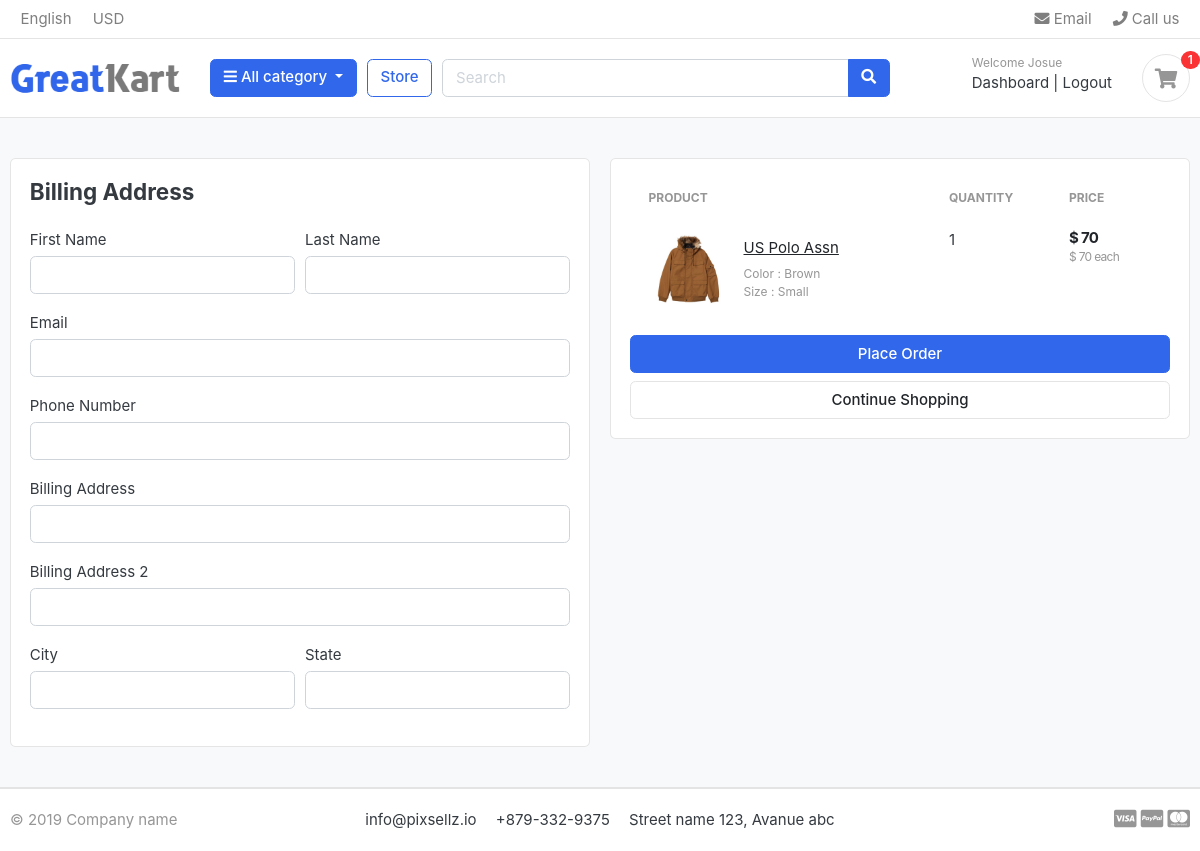
The page /shoppingcart/checkout/ (signed in) on the database its author committed.
### accounts/models.py (models this page shows, shortened)
class Account(AbstractBaseUser):
    first_name = models.CharField(max_length=50)
    last_name = models.CharField(max_length=50)
    username = models.CharField(max_length=50, unique=True)
    email = models.EmailField(max_length=100, unique=True)
    phone_number = models.CharField(max_length=50)
    date_joined = models.DateTimeField(auto_now_add=True)
    last_login = models.DateTimeField(auto_now_add=True)
    is_admin = models.BooleanField(default=False)
    is_staff = models.BooleanField(default=False)
    is_active = models.BooleanField(default=False)
    is_superadmin = models.BooleanField(default=False)
    USERNAME_FIELD = 'email'
    REQUIRED_FIELDS = ['username', 'first_name', 'last_name']
    objects = MyAccountManager()

### shoppingcart/models.py (models this page shows, shortened)
class CartItem(models.Model):
    user=models.ForeignKey(Account, on_delete=models.CASCADE, null=True)
    product = models.ForeignKey(Product, on_delete=models.CASCADE)
    cart = models.ForeignKey(ShoppingCart, on_delete=models.CASCADE, null=True)
    variation = models.ManyToManyField(Variation, blank=True)
    quantity = models.IntegerField()
    is_active = models.BooleanField(default=True)
    def subtotal(self):
        return self.product.price*self.quantity

### store/models.py (models this page shows, shortened)
class Product(models.Model):
    product_name = models.CharField(max_length=200, unique=True)
    slug = models.SlugField(max_length=200, unique=True)
    description = models.TextField(max_length=500, unique=True)
    price = models.IntegerField()
    images = models.ImageField(upload_to='photos/products')
    stock = models.IntegerField()
    is_available = models.BooleanField(default=True)
    category = models.ForeignKey(Category, on_delete=models.CASCADE)
    created_date = models.DateTimeField(auto_now_add=True)
    modified_date = models.DateTimeField(auto_now=True)
    def get_url(self):
        return reverse('product_detail', args=[self.category.slug, self.slug])

class Variation(models.Model):
    product = models.ForeignKey(Product, on_delete=models.CASCADE)
    variation_category = models.CharField(
        max_length=100, choices=variation_category_choice)
    variation_value = models.CharField(max_length=100)
    is_active = models.BooleanField(default=True)
    created_date = models.DateTimeField(auto_now=True)
    objects = VariationManager()

### shoppingcart/views.py (the view)
# urls.py: path('checkout/', views.checkout, name='checkout'),
@login_required(login_url='login')
def checkout(request, total=0, quantity=0):
    try:
        tax = 0
        grand_total = 0
        if request.user.is_authenticated:
            cart_items = CartItem.objects.filter(
                user=request.user, is_active=True)
        else:
            cart = ShoppingCart.objects.get(cart_id=get_session_id(request))
            cart_items = CartItem.objects.filter(is_active=True, cart=cart)
        for product_item in cart_items:
            total += (product_item.quantity*product_item.product.price)
            quantity += product_item.quantity
        tax = (2*total)/100
        grand_total = total + tax
    except ObjectDoesNotExist:
        pass  # ignore
    context = {
        'quantity': quantity,
        'total': total,
        'cart_items': cart_items,
        'tax': tax,
        'grand_total': grand_total
    }
    return render(request, 'store/checkout.html', context)

### category/context_processor.py (called while the page is built)
def menu_links(request):
    links = Category.objects.all()
    return dict(links=links)

### category/models.py (called while the page is built)
    def get_url(self):
        return reverse('products_by_category', args=[self.slug])

### shoppingcart/context_process.py (called while the page is built)
def counter(request):
    cart_counter = 0
    if 'admin' in request.path:
        return ()
    else:
        try:
            cart = ShoppingCart.objects.filter(cart_id=get_session_id(request))
            if request.user.is_authenticated:
                cart_items = CartItem.objects.filter(user=request.user)
            else:
                cart_items = CartItem.objects.filter(cart=cart[:1])
            for cart_item in cart_items:
                cart_counter += cart_item.quantity
        except ShoppingCart.DoesNotExist:
            cart_counter = 0
    return dict(cart_counter=cart_counter)

### shoppingcart/views.py (called while the page is built)
def get_session_id(request):
    cart = request.session.session_key  # obtain the current session
    if not cart:
        cart = request.session.create()  # if not, create a new one
    return cart

### templates/store/checkout.html (shortened to what this page needs)
{% extends 'base.html' %} {%block content%}
{%load static%}
    <section class="section-content padding-y bg">
      <div class="container">
        <div class="row">
          <aside class="col-lg-6">
            <div class="card">
                <div class="card-body">
                    <h4 class="card-title mb-4">Billing Address</h4>
                        <form action="{% url 'place_order'%}" method='POST'>
                            <div class="form-row">
                                <div class="col form-group">
                                    <label> First Name</label>
                                    <input type='text' name='first_name' class='form-control' required>
                                </div>
                                <div class="col form-group">
                                    <label> Last Name</label>
                                    <input type='text' name='last_name' class='form-control' required>
                                </div>
                            </div>
                            <div class="form-row">
                                <div class="col form-group">
                                    <label> Email</label>
                                    <input type='email' name='email' class='form-control' required>
                                </div>
                            </div>
                            <div class="form-row">
                                <div class="col form-group">
                                    <label> Phone Number</label>
                                    <input type='text' name='phone' class='form-control' required>
                                </div>
                            </div>
                            <div class="form-row">
                                <div class="col form-group">
                                    <label> Billing Address</label>
                                    <input type='text' name='address' class='form-control' required>
                                </div>
                            </div>
                            <div class="form-row">
                                <div class="col form-group">
                                    <label> Billing Address 2</label>
                                    <input type='text' name='address2' class='form-control' >
                                </div>
                            </div>
                            <div class="form-row">
                                <div class="col form-group">
                                    <label> City</label>
                                    <input type='text' name='city' class='form-control' required>
                                </div>
                                <div class="col form-group">
                                    <label> State</label>
                                    <input type='text' name='state' class='form-control' required>
                                </div>
                            </div>
                          </div>
            </div>
          </aside>
          <aside class="col-lg-6">
            <div class="card">
              <div class="card-body">
                <table class="table table-borderless table-shopping-cart">
                    <thead class="text-muted">
                      <tr class="small text-uppercase">
                        <th scope="col">Product</th>
                        <th scope="col" width="120">Quantity</th>
                        <th scope="col" width="120">Price</th>
                      </tr>
                    </thead>
                    <tbody>
                      {% for cart_item in cart_items %}
                      <tr>
                        <td>
                          <figure class="itemside align-items-center">
                            <div class="aside">
                              <img src="{{cart_item.product.images.url}}" class="img-sm" />
                            </div>
                            <figcaption class="info">
                              <a href="{{cart_item.product.get_url}}" class="title text-dark"
                                ><u>{{cart_item.product.product_name}}</u></a
                              >
                              <p class="text-muted small">
                                {%if cart_item.variation.all%}
                                  {%for x in cart_item.variation.all%}
                                    {{x.variation_category | capfirst}} : {{x.variation_value | capfirst}}<br>
                                  {%endfor%}
                                {%endif%}
                              </p>
                            </figcaption>
                          </figure>
                        </td>
                        <td>
                            <label>{{cart_item.quantity}} <label>
                        </td>
                        <td>
                          <div class="price-wrap">
                            <var class="price">$ {{cart_item.subtotal}}</var>
                            <small class="text-muted"> $ {{cart_item.product.price}} each </small>
                          </div>
                        </td>
                      </tr>
                      {% endfor %}
                    </tbody>
                  </table>
                <button name='submit' type="submit" class="btn btn-primary btn-block">Place Order</button>
                <a href="{% url 'store' %}" class="btn btn-light btn-block"
                  >Continue Shopping</a
                >
              </div>
            </div>
          </aside>
        </div>
      </div>
    </section>
  </body>
</html>
{% endblock %}

### templates/include/navbar.html (shortened to what this page needs)
{% load static %}
<header class="section-header">
  <nav class="navbar p-md-0 navbar-expand-sm navbar-light border-bottom">
    <div class="container">
      <div class="collapse navbar-collapse" id="navbarTop4">
        <ul class="navbar-nav mr-auto">
          <li class="nav-item dropdown">
            <a href="#" class="nav-link"> English </a>
          </li>
          <li class="nav-item dropdown">
            <a href="#" class="nav-link"> USD </a>
          </li>
        </ul>
        <ul class="navbar-nav">
          <li>
            <a href="#" class="nav-link">
              <i class="fa fa-envelope"></i> Email
            </a>
          </li>
          <li>
            <a href="#" class="nav-link">
              <i class="fa fa-phone"></i> Call us
            </a>
          </li>
        </ul>
      </div>
    </div>
  </nav>
  <section class="header-main border-bottom">
    <div class="container">
      <div class="row align-items-center">
        <div class="col-lg-2 col-md-3 col-6">
          <a href="{% url 'home'%}" class="brand-wrap">
            <img class="logo" src="{% static './images/logo.png'%}" />
          </a>
        </div>
        <div class="col-lg col-sm col-md col-6 flex-grow-0">
          <div class="category-wrap dropdown d-inline-block float-right">
            <button
              type="button"
              class="btn btn-primary dropdown-toggle"
              data-toggle="dropdown"
            >
              <i class="fa fa-bars"></i> All category
            </button>
          </div>
        </div>
        <a href="{%url 'store'%}" class="btn btn-outline-primary">Store</a>
        <div class="col-lg col-md-6 col-sm-12 col">
          <form action="{%url 'search'%}" class="search" method="GET">
            <div class="input-group w-100">
              <input
                type="text"
                class="form-control"
                style="width: 60%"
                placeholder="Search"
                name="keyword"
              />
              <div class="input-group-append">
                <button class="btn btn-primary" type="submit">
                  <i class="fa fa-search"></i>
                </button>
              </div>
            </div>
          </form>
        </div>
        <div class="col-lg-3 col-sm-6 col-8 order-2 order-lg-3">
          <div class="d-flex justify-content-end mb-3 mb-lg-0">
            {%if user.id is None%}
            <div class="widget-header">
              <small class="title text-muted">Welcome guest!</small>
              <div>
                <a href="{% url 'login'%}">Sign in</a>
                <span class="dark-transp"> | </span>
                <a href="{% url 'register'%}"> Register</a>
              </div>
            </div>
            {%else%}
            <div class="widget-header">
              <small class="title text-muted"
                >Welcome {{user.first_name | capfirst}}</small
              >
              <div>
                <a href="{% url 'dashboard' %}">Dashboard</a>
                <span class="dark-transp"> | </span>
                <a href="{% url 'logout' %}"> Logout</a>
              </div>
            </div>
            {%endif%}
            <a href="{% url 'shoppingcart'%}" class="widget-header pl-3 ml-3">
              <div class="icon icon-sm rounded-circle border">
                <i class="fa fa-shopping-cart"></i>
              </div>
              <span class="badge badge-pill badge-danger notify"
                >{{cart_counter}}</span
              >
            </a>
          </div>
        </div>
      </div>
    </div>
  </section>
</header>

### static/css/ui.css (style rules this page uses)
html { font-family: "Inter", sans-serif; font-size: 15px; }
.price-wrap { letter-spacing: -0.7px; }
.icon-xs, .icon-sm, .icon-md, .icon-lg { display: inline-block; text-align: center; flex-shrink: 0; flex-grow: 0; }
.icon-sm { width: 48px; height: 48px; line-height: 48px !important; font-size: 20px; }
.img-xs, .img-sm, .img-md, .img-lg { -o-object-fit: cover; object-fit: cover; flex-shrink: 0; flex-grow: 0; }
.img-sm { width: 80px; height: 80px; }
.padding-y { padding-top: 40px; padding-bottom: 40px; }
var { font-style: normal; }
figure { margin-bottom: 0; }
article:after, .form-group:after { display: block; clear: both; content: ""; }
.bg { background-color: #f8f9fa; }
p:last-child { margin-bottom: 0; }
.header-main { position: relative; padding-top: 1rem; padding-bottom: 1rem; }
.brand-wrap .logo, .navbar-brand .logo { margin-right: 7px; max-height: 42px; display: inline-block; }
.widget-header { display: inline-block; vertical-align: middle; position: relative; }
.widget-header a { color: #343a40; }
.widget-header i { color: #969696; }
.widget-header .title { display: block; }
.widget-header .notify { position: absolute; top: -3px; right: -10px; }
.btn-light { background-color: #fff; border-color: #e4e4e4; }
.itemside { position: relative; display: flex; width: 100%; }
.itemside .aside { position: relative; flex-shrink: 0; }
.itemside .info { padding-left: 15px; padding-right: 7px; }
.itemside p { margin-bottom: 0; }
.itemside .title { display: block; margin-bottom: 5px; color: #212529; }
.notify { position: absolute; top: -4px; right: -10px; display: inline-block; padding: 0.25em 0.6em; font-size: 12px; line-height: 1; text-align: center; border-radius: 3rem; color: #fff; background-color: #fa3434; }
.price { font-weight: 600; color: #212529; }
.table-shopping-cart.table td, .table-shopping-cart.table th { padding-left: 1.25rem; padding-right: 1.25rem; }
.table-shopping-cart .price-wrap { line-height: 1.2; }
.table-shopping-cart .price { font-weight: bold; margin-right: 5px; display: block; }

### rows shown on the page
Account: first_name "Josue"
CartItem: product.images (picture), product.product_name "US Polo Assn", quantity "1", subtotal "70", product.price "70"
Variation: variation_category "Color", variation_value "Brown"
Variation: variation_category "Size", variation_value "Small"

### other values the page prints
{{ cart_counter }} "1"
